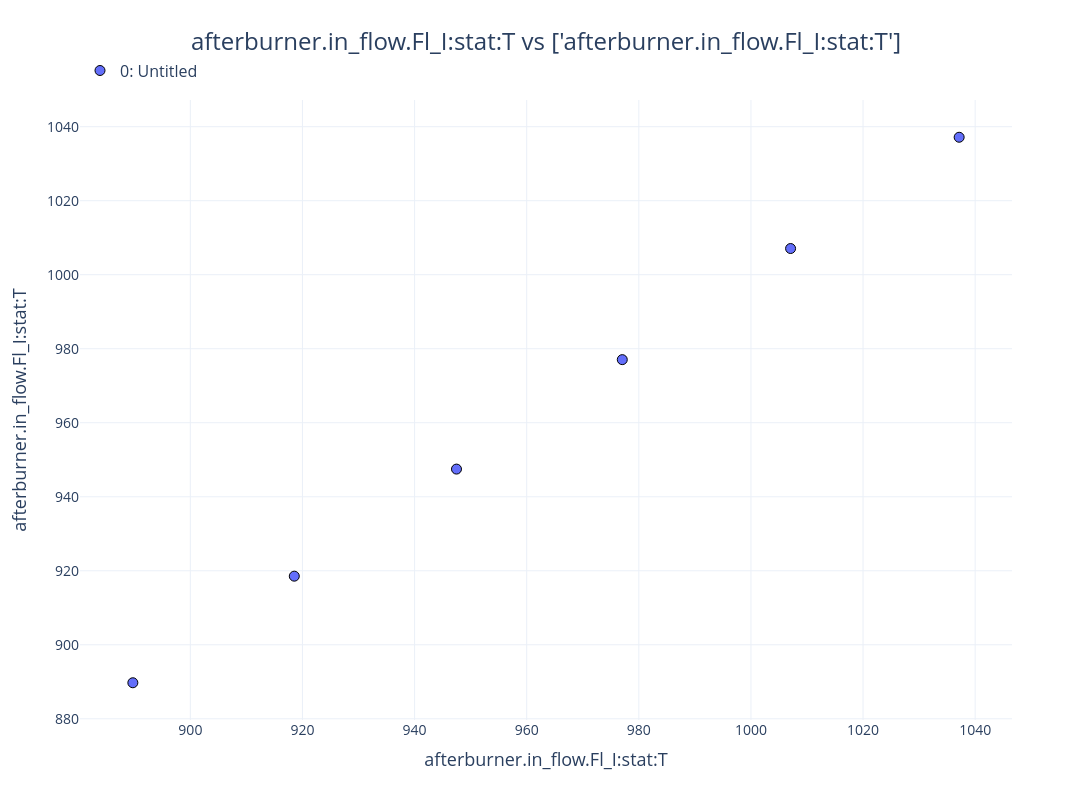

Source (notebook cell):
### Code cell
uc.plot("afterburner.in_flow.Fl_I:stat:T", "afterburner.in_flow.Fl_I:stat:T")

### Figure 1 — Plotly figure (JSON) as saved in the notebook; plotly's stock layout.template omitted (floating-point values rounded to 4 significant figures)
{"data": [{"customdata": [[1037.0], [1007.0], [977.0], [947.5], [918.5], [889.7]], "hovertemplate": "<b><u>Set: 0</u></b><br><b>Untitled</b><br>afterburner.in_flow.Fl_I:stat:T: %{customdata[0]:.2f}<br>afterburner.in_flow.Fl_I:stat:T: %{customdata[0]:.2f}<extra></extra>", "legendgroup": "group_0", "line": {"color": "#636EFA", "dash": "solid", "width": 2}, "marker": {"color": "#636EFA", "line": {"color": "black", "width": 1}, "opacity": 1, "size": 10, "symbol": "circle"}, "mode": "markers+markers", "name": "0: Untitled", "showlegend": true, "type": "scatter", "x": [1037.0, 1007.0, 977.0, 947.5, 918.5, 889.7], "xaxis": "x", "y": [1037.0, 1007.0, 977.0, 947.5, 918.5, 889.7], "yaxis": "y"}], "layout": {"height": 800, "legend": {"font": {"size": 16}, "orientation": "h", "x": 0, "xanchor": "left", "y": 1.02, "yanchor": "bottom"}, "showlegend": true, "title": {"font": {"size": 24}, "text": "afterburner.in_flow.Fl_I:stat:T vs ['afterburner.in_flow.Fl_I:stat:T']", "x": 0.5, "xanchor": "center"}, "width": 1200, "xaxis": {"anchor": "y", "domain": [0, 1], "tickfont": {"size": 14}, "title": {"font": {"size": 18}, "standoff": 15, "text": "afterburner.in_flow.Fl_I:stat:T"}}, "yaxis": {"anchor": "x", "domain": [0, 1], "tickfont": {"size": 14}, "title": {"font": {"size": 18}, "standoff": 15, "text": "afterburner.in_flow.Fl_I:stat:T"}}}}
